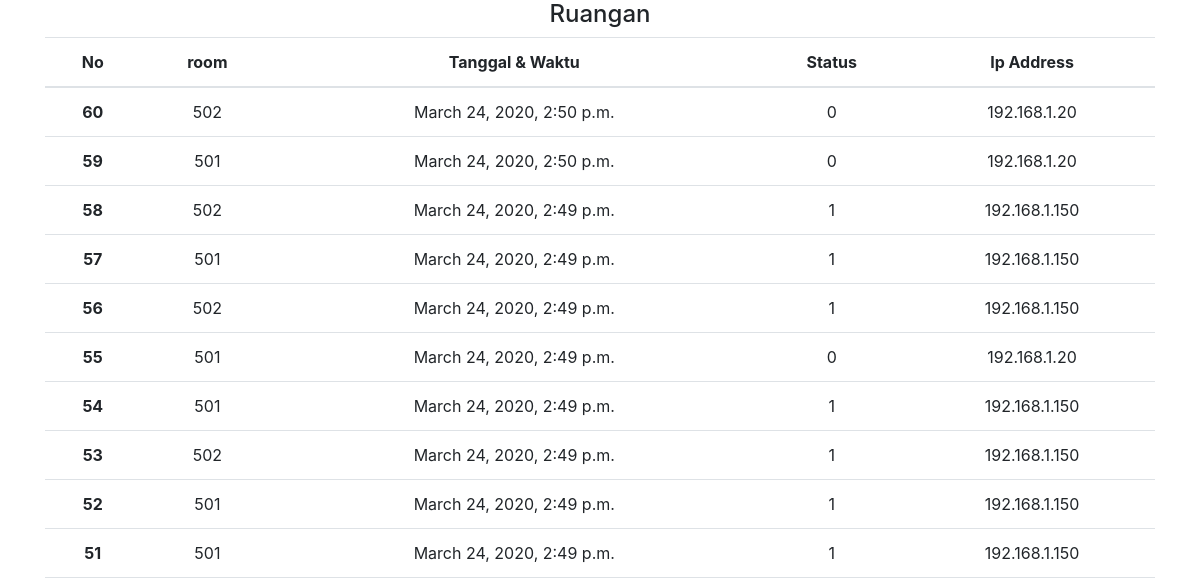
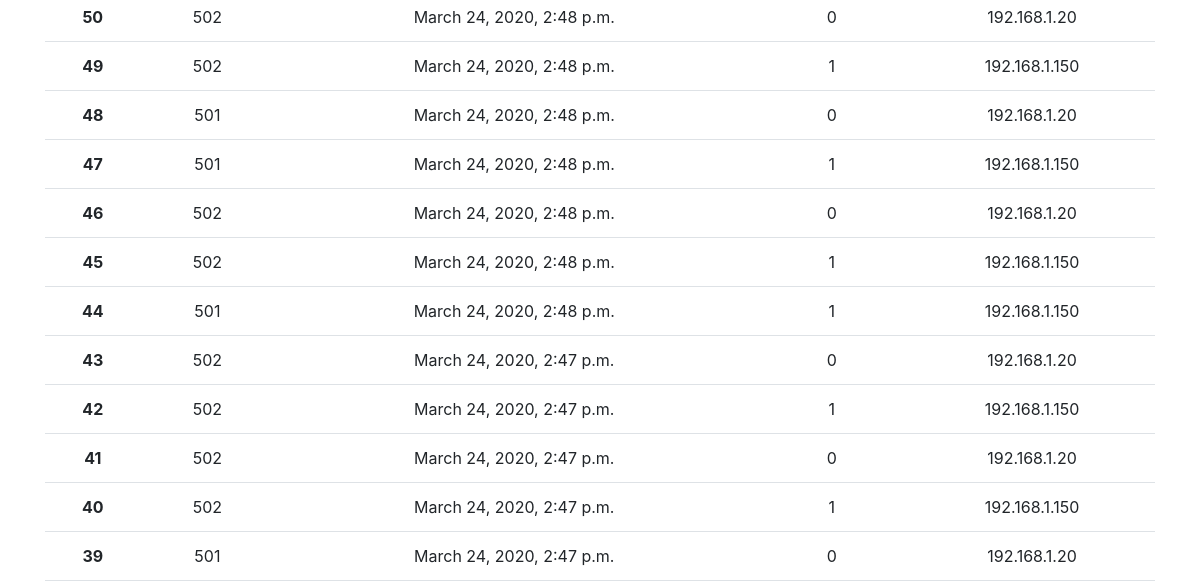
Page /getlog/ (upper part) on the earlier database version (2 pictures, top to bottom).
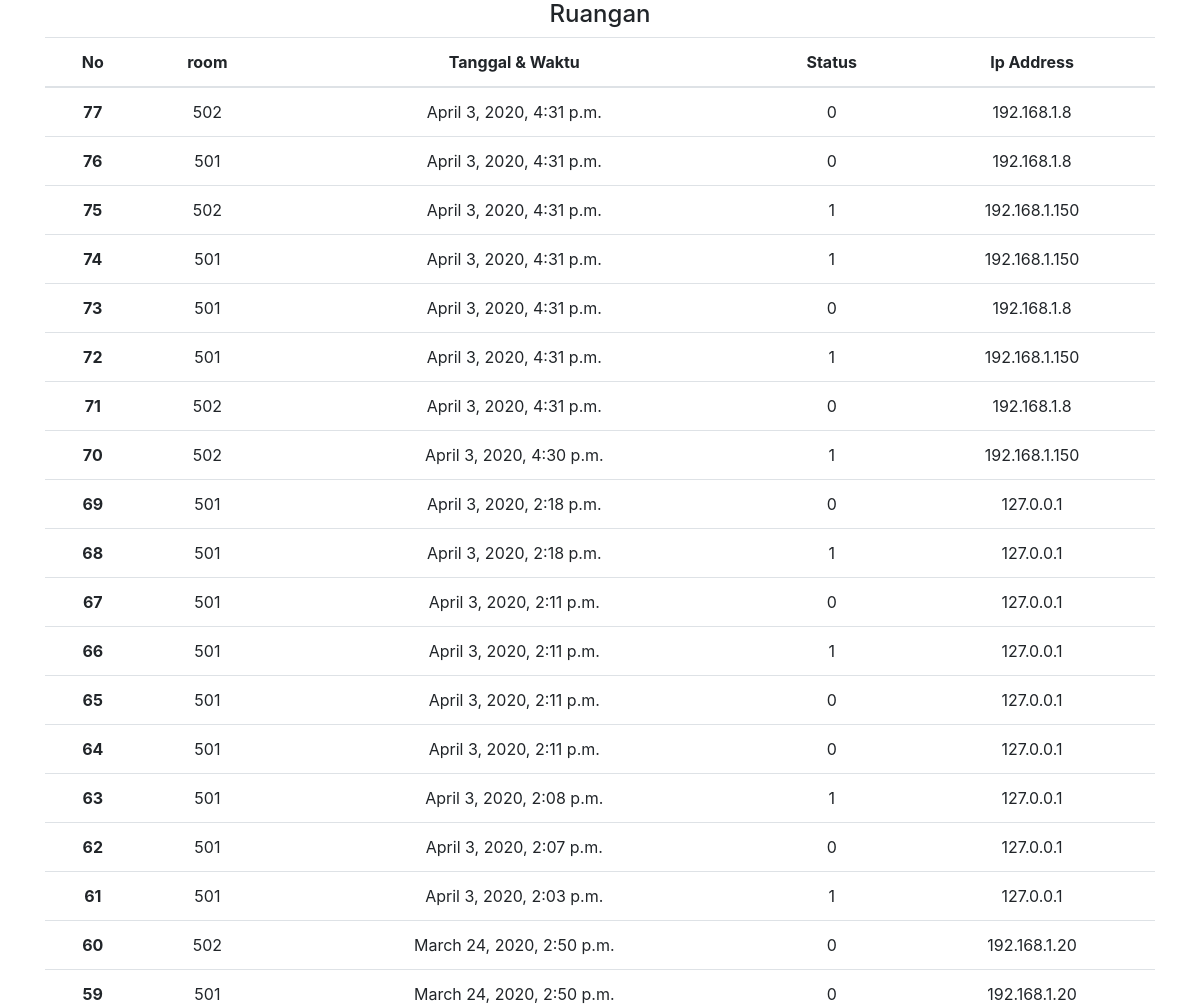
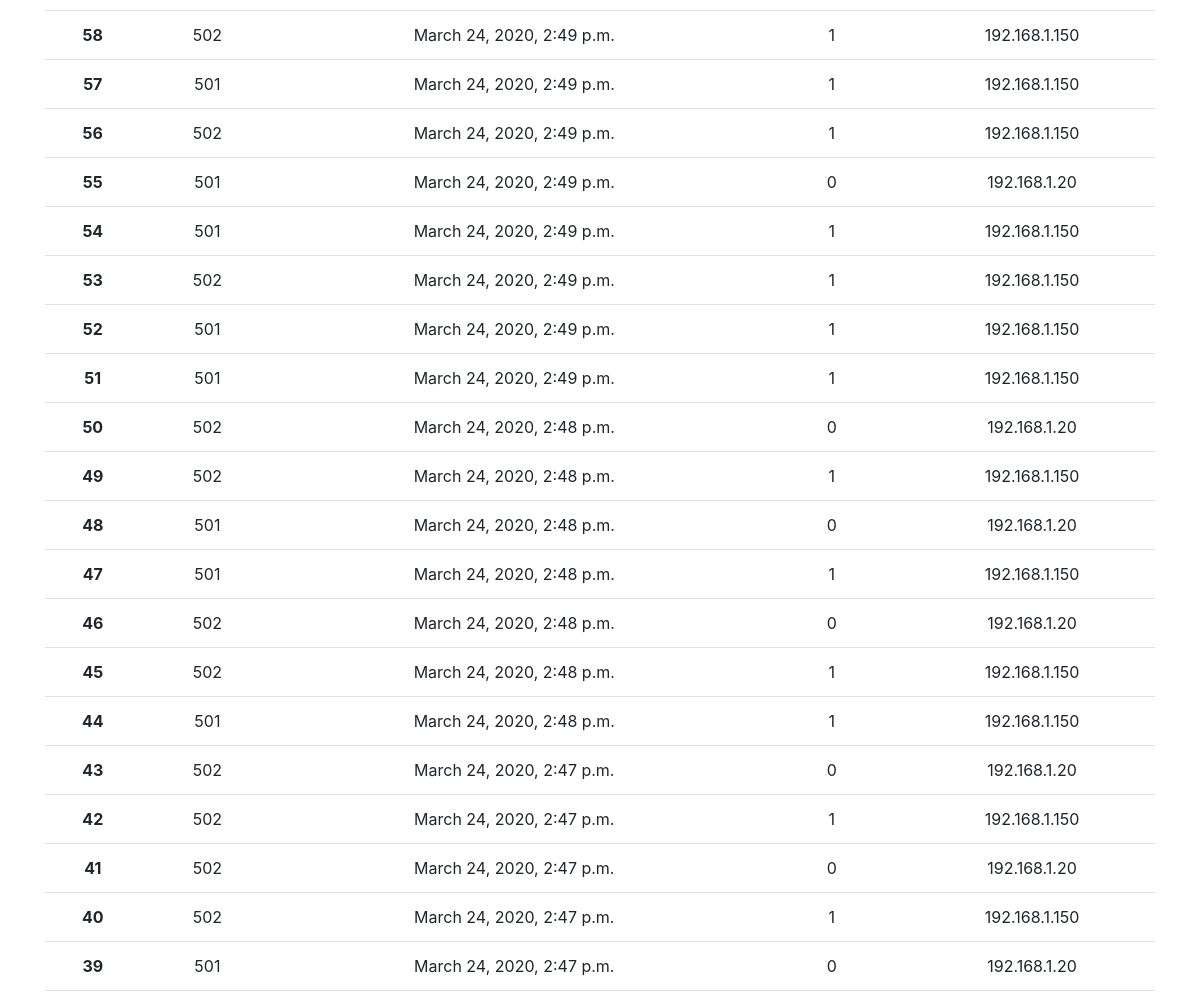
Same page on the later database version (2 pictures, top to bottom).
### api/models.py (models this page shows)
class log(models.Model):
    date_status = models.DateTimeField(auto_now_add=True)
    room = models.CharField(max_length=100)
    status = models.CharField(max_length=1)
    ipaddress = models.CharField(max_length=50)

### codeblue/views.py (the view)
# urls.py: path('getlog/',views.getlog),
def getlog(request):
    log_id = reversed(log.objects.all())
    context = {
    'title' : 'INDEX | MYSMS',
    'log_id' : log_id,
    }
    return render(request,'getlog.html',context)

### templates/getlog.html (shortened to what this page needs)
{% load static %}
<!DOCTYPE html>
<html lang="en">
<head>
    <link href="{% static 'vendor/css/bootstrap.min.css' %}" rel="stylesheet">
</head>
<body>
    <div class="container">
        <h4 class="text-center" id='tblroom'>Ruangan</h4>
        <table class="table text-center" id="room-table">
            <thead>
                <tr>
                  <th scope="col">No</th>
                  <th scope="col">room</th>
                  <th scope="col">Tanggal & Waktu</th>
                  <th scope="col">Status</th>
                  <th scope="col">Ip Address</th>
                </tr>
            </thead>
            <tbody>
            {% for log in log_id %}
              <tr>
                <th scope="row">{{log.id}}</th>
                <td>{{log.room}}</td>
                <td>{{log.date_status}}</td>
                <td>{{log.status}}</td>
                <td>{{log.ipaddress}}</td>
              </tr>
            {% endfor %}
            </tbody>
        </table>
    </div>
</body>
</html>

Differences in the rows shown:
added log: id "77", room "502", date_status "April 3, 2020, 4:31 p.m.", status "0", ipaddress "192.168.1.8"
added log: id "76", room "501", date_status "April 3, 2020, 4:31 p.m.", status "0", ipaddress "192.168.1.8"
added log: id "75", room "502", date_status "April 3, 2020, 4:31 p.m.", status "1", ipaddress "192.168.1.150"
added log: id "74", room "501", date_status "April 3, 2020, 4:31 p.m.", status "1", ipaddress "192.168.1.150"
added log: id "73", room "501", date_status "April 3, 2020, 4:31 p.m.", status "0", ipaddress "192.168.1.8"
added log: id "72", room "501", date_status "April 3, 2020, 4:31 p.m.", status "1", ipaddress "192.168.1.150"
added log: id "71", room "502", date_status "April 3, 2020, 4:31 p.m.", status "0", ipaddress "192.168.1.8"
added log: id "70", room "502", date_status "April 3, 2020, 4:30 p.m.", status "1", ipaddress "192.168.1.150"
added log: id "69", room "501", date_status "April 3, 2020, 2:18 p.m.", status "0", ipaddress "127.0.0.1"
added log: id "68", room "501", date_status "April 3, 2020, 2:18 p.m.", status "1", ipaddress "127.0.0.1"
added log: id "67", room "501", date_status "April 3, 2020, 2:11 p.m.", status "0", ipaddress "127.0.0.1"
added log: id "66", room "501", date_status "April 3, 2020, 2:11 p.m.", status "1", ipaddress "127.0.0.1"
added log: id "65", room "501", date_status "April 3, 2020, 2:11 p.m.", status "0", ipaddress "127.0.0.1"
added log: id "64", room "501", date_status "April 3, 2020, 2:11 p.m.", status "0", ipaddress "127.0.0.1"
added log: id "63", room "501", date_status "April 3, 2020, 2:08 p.m.", status "1", ipaddress "127.0.0.1"
added log: id "62", room "501", date_status "April 3, 2020, 2:07 p.m.", status "0", ipaddress "127.0.0.1"
added log: id "61", room "501", date_status "April 3, 2020, 2:03 p.m.", status "1", ipaddress "127.0.0.1"
